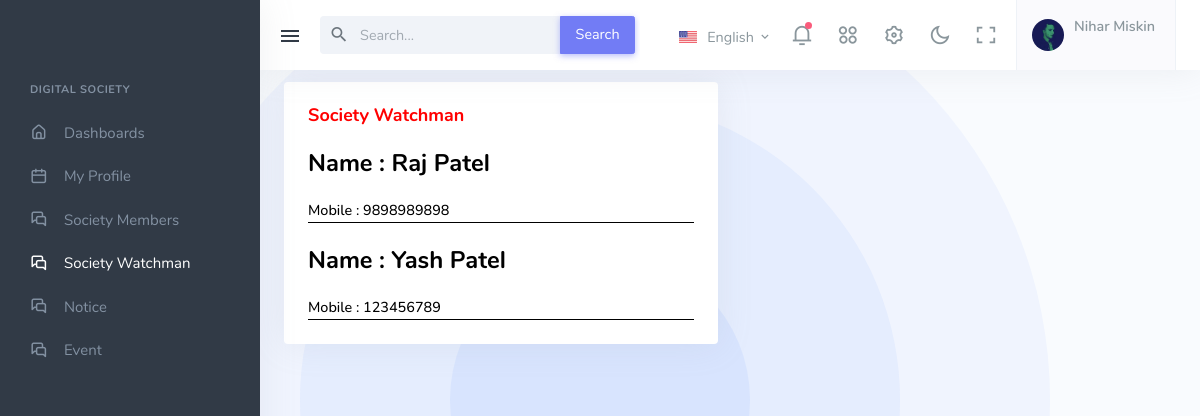
The app's page /society_watchman/ (signed in) with its own data.
### digital_App/models.py (models this page shows, shortened)
class Visitor(models.Model):
    User = models.ForeignKey(User, on_delete=models.CASCADE)
    FullName = models.CharField(max_length=15, default=str(), blank=True)
    Mobile = models.CharField(max_length=10, default=str(), blank=True)
    Birthday = models.DateField(default="2022-11-20")
    class Meta:
        db_table = "Visitor"

class Watchman(models.Model):
    FullName = models.CharField(max_length=(20), default=str(), blank=True)
    Mobile = models.CharField(max_length=10, default=str(), blank=True)
    class Meta:
        db_table = "Watchman"

### digital_App/views.py (the view)
# urls.py: path("society_watchman/", society_watchman, name="society_watchman"),
def society_watchman(request):
    if 'email' in request.session:
        load_watchman_data(request) # Load Watchman data
        return render(request, 'society_watchman.html', default_data)
    return render(request, 'society_watchman.html', default_data)

### digital_App/views.py (called while the page is built)
def load_watchman_data(request):
    print(request.POST)
    watchman = Watchman.objects.all()
    default_data['watchman'] = watchman

### digital_App/templates/society_watchman.html (shortened to what this page needs)
{% extends 'base.html' %}
{% load static %}
{% block Main_Code %}
<div class="navbar-custom topnav-navbar">
    <div class="container-fluid detached-nav">
        <button class="button-toggle-menu">
            <i class="mdi mdi-menu"></i>
        </button>
        <ul class="list-unstyled topbar-menu float-end mb-0">
            <li class="dropdown notification-list topbar-dropdown">
                <a class="nav-link dropdown-toggle arrow-none" data-bs-toggle="dropdown" href="#" role="button"
                    aria-haspopup="false" aria-expanded="false">
                    <img src="{% static 'assets/images/flags/us.jpg' %}" alt="user-image" class="me-0 me-sm-1"
                        height="12">
                    <span class="align-middle d-none d-lg-inline-block">English</span> <i
                        class="mdi mdi-chevron-down d-none d-sm-inline-block align-middle"></i>
                </a>
            </li>
            <li class="dropdown notification-list">
                <a class="nav-link dropdown-toggle arrow-none" data-bs-toggle="dropdown" href="#" role="button"
                    aria-haspopup="false" aria-expanded="false">
                    <i class="ri-notification-3-line noti-icon"></i>
                    <span class="noti-icon-badge"></span>
                </a>
            </li>
            <li class="dropdown notification-list d-none d-sm-inline-block">
                <a class="nav-link dropdown-toggle arrow-none" data-bs-toggle="dropdown" href="#" role="button"
                    aria-haspopup="false" aria-expanded="false">
                    <i class="ri-apps-2-line noti-icon"></i>
                </a>
            </li>
            <li class="notification-list d-none d-sm-inline-block">
                <a class="nav-link" data-bs-toggle="offcanvas" href="#theme-settings-offcanvas">
                    <i class="ri-settings-3-line noti-icon"></i>
                </a>
            </li>
            <li class="notification-list d-none d-sm-inline-block">
                <a class="nav-link" href="javascript:void(0)" id="light-dark-mode">
                    <i class="ri-moon-line noti-icon"></i>
                </a>
            </li>
            <li class="notification-list d-none d-md-inline-block">
                <a class="nav-link" href="#" data-toggle="fullscreen">
                    <i class="ri-fullscreen-line noti-icon"></i>
                </a>
            </li>
            <li class="dropdown notification-list">
                <a class="nav-link dropdown-toggle nav-user arrow-none me-0" data-bs-toggle="dropdown" href="#"
                    role="button" aria-haspopup="false" aria-expanded="false">
                    <span class="account-user-avatar">
                        <img src="{% static 'assets/images/users/avatar-1.jpg' %}" alt="user-image"
                            class="rounded-circle">
                    </span>
                    <span>
                        <span class="account-user-name">{{member_data.FullName}}</span>
                    </span>
                </a>
            </li>
        </ul>
        <div class="app-search dropdown">
            <form>
                <div class="input-group">
                    <input type="search" class="form-control dropdown-toggle" placeholder="Search..." id="top-search">
                    <span class="mdi mdi-magnify search-icon"></span>
                    <button class="input-group-text btn btn-primary" type="submit">Search</button>
                </div>
            </form>
        </div>
    </div>
</div>
<div class="leftside-menu">
    <div class="h-100" id="leftside-menu-container" data-simplebar>
        <ul class="side-nav">
            <li class="side-nav-title side-nav-item">Digital Society</li>
            <li class="side-nav-item">
                <a href="{% url 'home' %}" class="side-nav-link">
                    <i class="uil-home-alt"></i>
                    <span> Dashboards </span>
                </a>
            </li>
            <li class="side-nav-item">
                <a href="{% url 'profile_page' %}" class="side-nav-link">
                    <i class="uil-calender"></i>
                    <span> My Profile </span>
                </a>
            </li>
            <li class="side-nav-item">
                <a href="{% url 'society_members' %}" class="side-nav-link">
                    <i class="uil-comments-alt"></i>
                    <span> Society Members </span>
                </a>
            </li>
            <li class="side-nav-item">
                <a href="" class="side-nav-link">
                    <i class="uil-comments-alt"></i>
                    <span> Society Watchman </span>
                </a>
            </li>
            <li class="side-nav-item">
                <a href="{% url 'notice_page' %}" class="side-nav-link">
                    <i class="uil-comments-alt"></i>
                    <span> Notice </span>
                </a>
            </li>
            <li class="side-nav-item">
                <a href="{% url 'event_page' %}" class="side-nav-link">
                    <i class="uil-comments-alt"></i>
                    <span> Event </span>
                </a>
            </li>
        </ul>
    </div>
</div>
<div class="content-page">
    <div class="content">
        <div class="row">
            <div class="col-12">
                <div class="page-title-box">
                    <div class="container-fluid">
                        <div class="row">
                            <div class="col-sm-6">
                                <div class="card widget-flat mt-2">
                                    <div class="card-body">
                                        <h5 class="mt-0" style="color: red; font-weight: 1000; font-size: large;">Society Watchman</h5>
                                        {% for W_data in watchman %}
                                        <div style="border-bottom: 1px solid black;">
                                            <h3 class="mt-3 mb-3" style="color: black;">Name : {{W_data.FullName}}</h3>
                                            <p class="mb-0">
                                                <span class="me-2" style="color: black; font-weight: 500;">Mobile :
                                                    {{W_data.Mobile}}</span>
                                            </p>
                                        </div>
                                        {% endfor %}
                                    </div>
                                </div>
                            </div>
                        </div>
                    </div>
                </div>
            </div>
        </div>
    </div>
</div>
{% endblock %}

### records on screen
Visitor: FullName "Nihar Miskin"
Watchman: FullName "Raj Patel", Mobile "9898989898"
Watchman: FullName "Yash Patel", Mobile "123456789"
